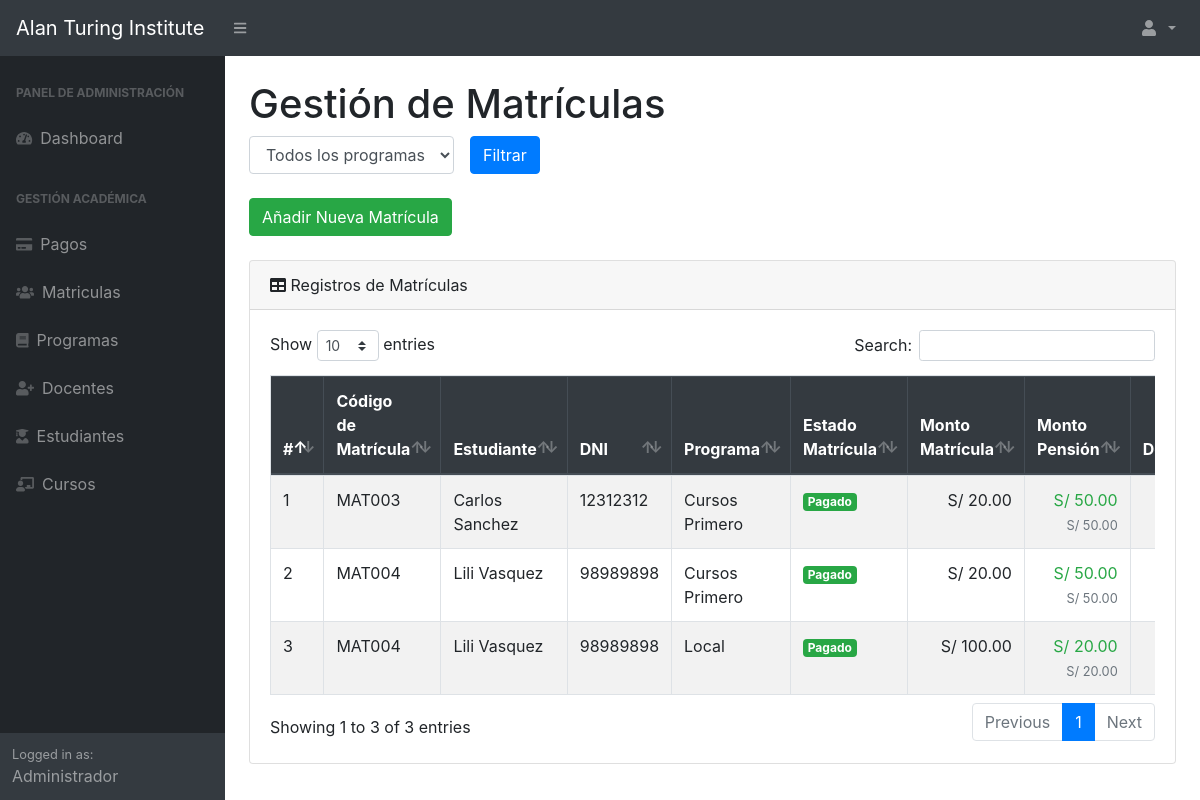
The app's page /Views/GestionarMatricula.php (signed in) with its own data.
### tables this page shows
CREATE TABLE `matriculas` (
  `id_estudiante` int(11) NOT NULL,
  `id_programa` int(11) NOT NULL,
  `fecha_matricula` timestamp NOT NULL DEFAULT current_timestamp(),
  `monto_matricula` decimal(10,2) DEFAULT 0.00,
  `estado_matricula` enum('Pagado','Pendiente') DEFAULT 'Pendiente',
  `descuento` decimal(5,2) DEFAULT 0.00
);

CREATE TABLE `estudiantes` (
  `id_estudiante` int(11) NOT NULL,
  `numero_matricula` varchar(50) NOT NULL,
  `nombre` varchar(100) NOT NULL,
  `apellido` varchar(100) NOT NULL,
  `DNI` varchar(20) DEFAULT NULL,
  `edad` int(10) UNSIGNED DEFAULT NULL,
  `direccion` varchar(255) DEFAULT NULL,
  `celular` varchar(15) DEFAULT NULL,
  `email` varchar(100) NOT NULL,
  `clave` varchar(255) NOT NULL
);

CREATE TABLE `programas` (
  `id_programa` int(11) NOT NULL,
  `nombre_programa` varchar(100) NOT NULL,
  `descripcion` text DEFAULT NULL,
  `costo` float DEFAULT NULL,
  `pension` float NOT NULL,
  `fecha_inicio` date NOT NULL,
  `fecha_fin` date NOT NULL,
  `duracion` int(11) NOT NULL,
  `pensiones` int(11) DEFAULT NULL
);

### Controllers/GestionarMatriculaController.php (called while the page is built, shortened)
<?php
require_once('../Models/GestionarMatriculaModel.php');
class GestionarMatriculaController {
    private $model;
    public function __construct($pdo) {
        $this->model = new GestionarMatriculaModel($pdo);
    }
    public function mostrarMatriculas($id_programa = null) {
        $matriculas = $this->model->obtenerMatriculas($id_programa);
        foreach ($matriculas as &$matricula) {
            $descuento = $matricula['descuento'] ?? 0;
            $pensionOriginal = $matricula['monto_pension'] ?? 0;
        }
        return $matriculas;
    }
}
?>

### Models/GestionarMatriculaModel.php (called while the page is built, shortened)
<?php
class GestionarMatriculaModel {
    private $pdo;
    public function __construct($pdo) {
        $this->pdo = $pdo;
    }
    public function obtenerMatriculas($id_programa = null) {
        $query = "SELECT m.id_estudiante, m.id_programa, e.numero_matricula, e.nombre AS nombre_estudiante,
                         e.apellido AS apellido_estudiante, e.DNI AS dni_estudiante, p.nombre_programa,
                         m.fecha_matricula, m.monto_matricula, m.estado_matricula, m.descuento, e.edad,
                         p.duracion, p.pension AS monto_pension
                  FROM matriculas m
                  JOIN estudiantes e ON m.id_estudiante = e.id_estudiante
                  JOIN programas p ON m.id_programa = p.id_programa";
        $stmt = $this->pdo->prepare($query);
        $stmt->execute();
        return $stmt->fetchAll(PDO::FETCH_ASSOC);
    }
}
?>

### Views/GestionarMatricula.php (the view, shortened to what this page needs)
<?php
require_once('../Config/conexion.php');
require_once('../Controllers/GestionarMatriculaController.php');
$controller = new GestionarMatriculaController($pdo);
$id_programa = $_GET['id_programa'] ?? null;
$matriculas = $controller->mostrarMatriculas($id_programa);
?>
<!DOCTYPE html>
<html lang="es">
<head>
    <link href="../assets/css/styles.css" rel="stylesheet" />
    <link href="../assets/css/dataTables.bootstrap4.min.css" rel="stylesheet" />
</head>
<body class="sb-nav-fixed">
    <?php include('header.php'); ?>
    <div id="layoutSidenav">
        <?php include('sidebar.php'); ?>
        <div id="layoutSidenav_content">
            <main class="container-fluid px-4">
                <h1 class="mt-4">Gestión de Matrículas</h1>
                <div class="row mb-4">
                    <div class="col-md-8">
                        <form method="GET" class="form-inline">
                            <div class="form-group mr-3">
                                <select name="id_programa" class="form-control">
                                    <option value="">Todos los programas</option>
                                </select>
                            </div>
                            <button type="submit" class="btn btn-primary mr-3">Filtrar</button>
                        </form>
                    </div>
                </div>
                <div class="row mb-4">
                    <div class="col-md-8">
                        <a href="RegistrarMatricula.php" class="btn btn-success">Añadir Nueva Matrícula</a>
                    </div>
                </div>
                <div class="card mb-4">
                    <div class="card-header">
                        <i class="fas fa-table me-1"></i> Registros de Matrículas
                    </div>
                    <div class="card-body">
                        <div class="table-responsive">
                            <?php if (!empty($matriculas)): ?>
                                <table id="tablaMatriculas" class="table table-bordered table-striped">
                                    <thead class="thead-dark">
                                        <tr>
                                            <th>#</th>
                                            <th>Código de Matrícula</th>
                                            <th>Estudiante</th>
                                            <th>DNI</th>
                                            <th>Programa</th>
                                            <th>Estado Matrícula</th>
                                            <th>Monto Matrícula</th>
                                            <th>Monto Pensión</th>
                                            <th>Descuento</th>
                                        </tr>
                                    </thead>
                                    <tbody>
                                        <?php foreach ($matriculas as $i => $m): ?>
                                        <tr>
                                            <td><?= $i + 1 ?></td>
                                            <td><?= htmlspecialchars($m['numero_matricula']) ?></td>
                                            <td><?= htmlspecialchars($m['nombre_estudiante'] . ' ' . $m['apellido_estudiante']) ?></td>
                                            <td><?= htmlspecialchars($m['dni_estudiante'] ?? 'No disponible') ?></td>
                                            <td><?= htmlspecialchars($m['nombre_programa'] ?? 'No disponible') ?></td>
                                            <td>
                                                <span class="badge badge-<?= isset($m['estado_matricula']) && $m['estado_matricula'] === 'Pagado' ? 'success' : 'warning' ?>">
                                                    <?= $m['estado_matricula'] ?? 'No disponible' ?>
                                                </span>
                                            </td>
                                            <td class="text-right">S/ <?= number_format($m['monto_matricula'] ?? 0, 2) ?></td>
                                            <td class="text-right">
                                                <span class="text-success">S/ <?= number_format($m['pension_con_descuento'] ?? 0, 2) ?></span>
                                                <br>
                                                <small class="text-muted text-decoration-line-through">
                                                    S/ <?= number_format($m['monto_pension'] ?? 0, 2) ?>
                                                </small>
                                            </td>
                                            <td class="text-right"><?= number_format($m['descuento'] ?? 0) ?> %</td>
                                        </tr>
                                        <?php endforeach; ?>
                                    </tbody>
                                </table>
                            <?php else: ?>
                                <p>No se encontraron matrículas para el programa seleccionado.</p>
                            <?php endif; ?>
                        </div>
                    </div>
                </div>
            </main>
        </div>
    </div>
</body>
</html>

### records on screen
matriculas: id_estudiante.numero_matricula "MAT003", id_estudiante.apellido "Carlos Sanchez", id_estudiante.DNI "12312312", id_programa.nombre_programa "Cursos Primero", estado_matricula "Pagado", monto_matricula "20.00", id_programa.pension "50.00"
matriculas: id_estudiante.numero_matricula "MAT004", id_estudiante.apellido "Lili Vasquez", id_estudiante.DNI "98989898", id_programa.nombre_programa "Cursos Primero", estado_matricula "Pagado", monto_matricula "20.00", id_programa.pension "50.00"
matriculas: id_estudiante.numero_matricula "MAT004", id_estudiante.apellido "Lili Vasquez", id_estudiante.DNI "98989898", id_programa.nombre_programa "Local", estado_matricula "Pagado", monto_matricula "100.00", id_programa.pension "20.00"
